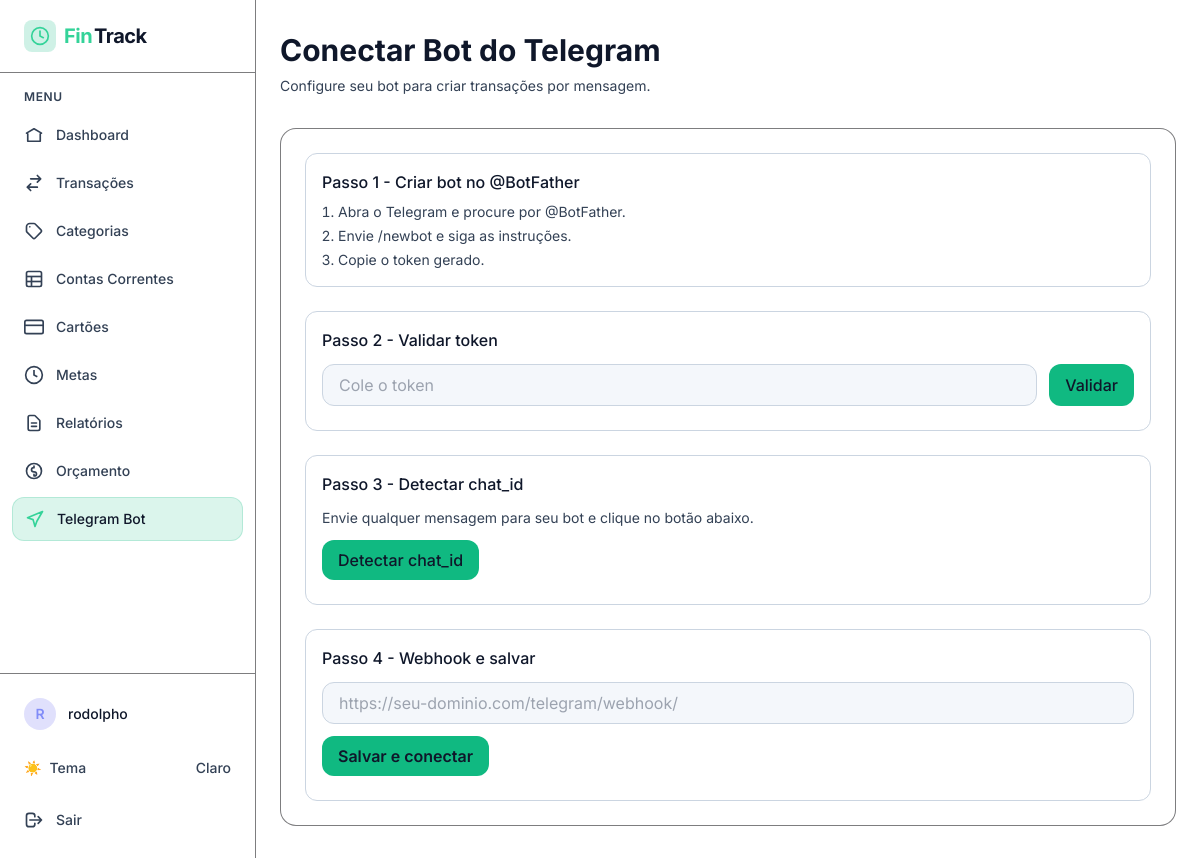
The page /telegram/configurar/ (signed in) on the database as committed earlier.
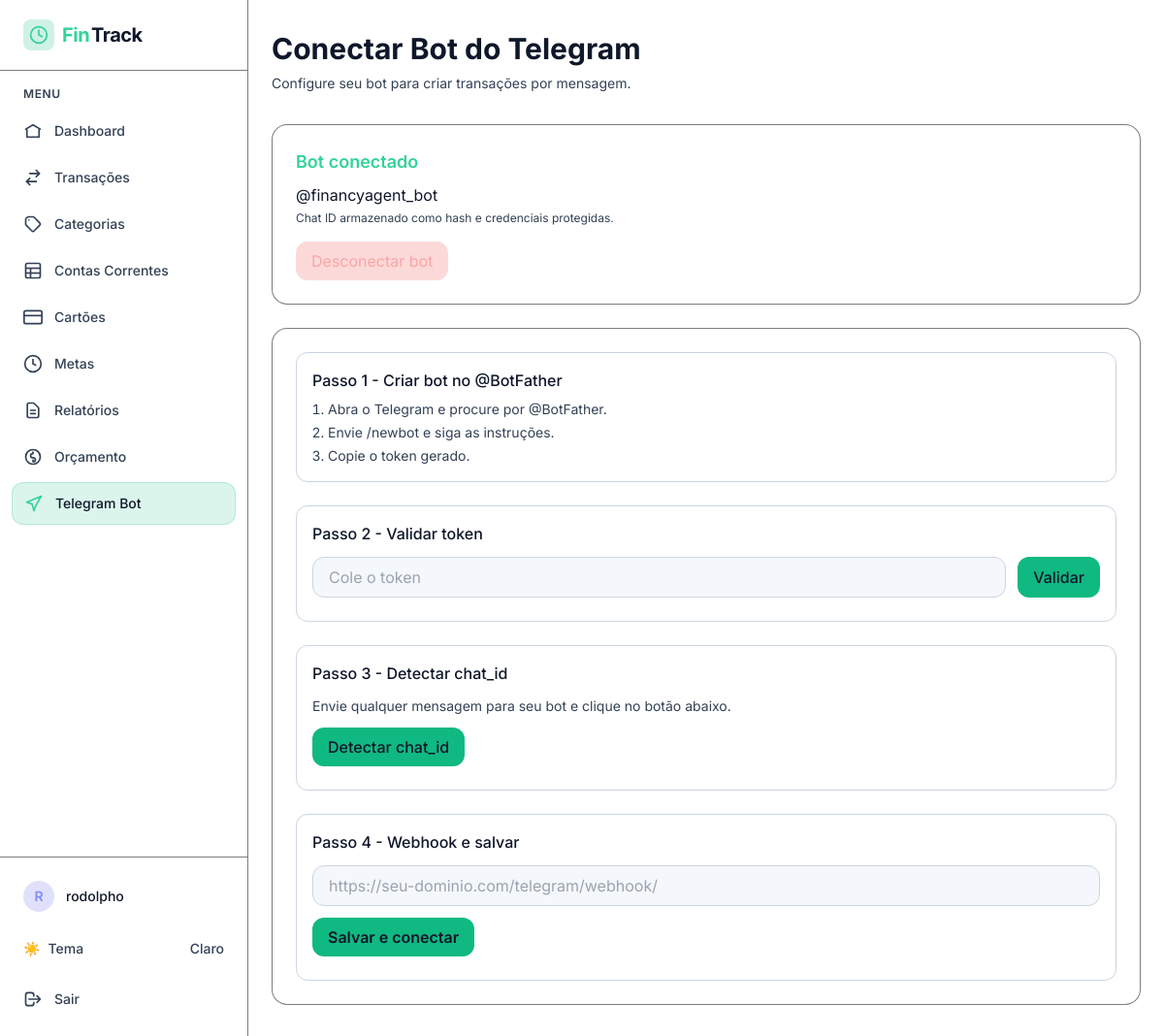
The same page on the database as committed later.
### telegram_bot/models.py (models this page shows, shortened)
class TelegramCredential(models.Model):
    user = models.OneToOneField(
        User,
        on_delete=models.CASCADE,
        related_name='telegram_config',
    )
    token_hash = models.CharField(max_length=64, db_index=True)
    token_encrypted = models.TextField()
    chat_id_hash = models.CharField(max_length=64, unique=True)
    chat_id_encrypted = models.TextField(blank=True, default='')
    bot_username = models.CharField(max_length=100, blank=True)
    ativo = models.BooleanField(default=False)
    created_at = models.DateTimeField(auto_now_add=True)
    updated_at = models.DateTimeField(auto_now=True)
    class Meta:
        verbose_name = 'Credencial Telegram'
        verbose_name_plural = 'Credenciais Telegram'

### telegram_bot/views.py (the view)
# urls.py: path('configurar/', views.TelegramConfigView.as_view(), name='configurar'),
class TelegramConfigView(LoginRequiredMixin, TemplateView):
    template_name = 'telegram_bot/configurar.html'
    def get_context_data(self, **kwargs):
        context = super().get_context_data(**kwargs)
        context['telegram_config'] = TelegramCredential.objects.filter(
            user=self.request.user
        ).first()
        return context

### telegram_bot/templates/telegram_bot/configurar.html (shortened to what this page needs)
{% extends 'base.html' %}
{% block content %}
  <div class="flex-1 px-4 py-6 md:px-6 md:py-8 w-full mx-auto">
    <header class="mb-8">
      <h1 class="text-2xl md:text-3xl font-bold text-zinc-100 mb-2">Conectar Bot do Telegram</h1>
      <p class="text-sm text-zinc-400">Configure seu bot para criar transações por mensagem.</p>
    </header>
    {% if telegram_config %}
      <section class="bg-zinc-950 rounded-2xl border border-zinc-800/60 p-6 mb-6">
        <h2 class="text-lg font-semibold text-emerald-400 mb-2">Bot conectado</h2>
        <p class="text-zinc-300 mb-1">@{{ telegram_config.bot_username }}</p>
        <p class="text-xs text-zinc-500 mb-4">Chat ID armazenado como hash e credenciais protegidas.</p>
        <button type="button" id="btn-disconnect" class="px-4 py-2 rounded-xl bg-red-500/20 text-red-300 hover:bg-red-500/30 transition-colors">Desconectar bot</button>
      </section>
    {% endif %}
    <section class="bg-zinc-950 rounded-2xl border border-zinc-800/60 p-6 space-y-6">
      <article class="border border-zinc-800 rounded-xl p-4">
        <h3 class="font-medium text-zinc-200 mb-2">Passo 1 - Criar bot no @BotFather</h3>
        <ol class="text-sm text-zinc-400 space-y-1 list-decimal pl-4">
          <li>Abra o Telegram e procure por @BotFather.</li>
          <li>Envie /newbot e siga as instruções.</li>
          <li>Copie o token gerado.</li>
        </ol>
      </article>
      <article class="border border-zinc-800 rounded-xl p-4">
        <h3 class="font-medium text-zinc-200 mb-3">Passo 2 - Validar token</h3>
        <div class="flex flex-col md:flex-row gap-3">
          <input id="bot-token" type="text" class="flex-1 rounded-xl bg-black border border-zinc-800 px-4 py-2 text-zinc-200" placeholder="Cole o token" />
          <button id="btn-validar" type="button" class="px-4 py-2 rounded-xl bg-emerald-500 text-white font-medium hover:bg-emerald-400">Validar</button>
        </div>
      </article>
      <article class="border border-zinc-800 rounded-xl p-4">
        <h3 class="font-medium text-zinc-200 mb-3">Passo 3 - Detectar chat_id</h3>
        <p class="text-sm text-zinc-400 mb-3">Envie qualquer mensagem para seu bot e clique no botão abaixo.</p>
        <button id="btn-chat-id" type="button" class="px-4 py-2 rounded-xl bg-emerald-500 text-white font-medium hover:bg-emerald-400">Detectar chat_id</button>
      </article>
      <article class="border border-zinc-800 rounded-xl p-4">
        <h3 class="font-medium text-zinc-200 mb-3">Passo 4 - Webhook e salvar</h3>
        <input id="webhook-url" type="text" class="w-full rounded-xl bg-black border border-zinc-800 px-4 py-2 text-zinc-200 mb-3" placeholder="https://seu-dominio.com/telegram/webhook/" />
        <button id="btn-salvar" type="button" class="px-4 py-2 rounded-xl bg-emerald-500 text-white font-semibold hover:bg-emerald-400">Salvar e conectar</button>
      </article>
    </section>
  </div>
{% endblock %}

Rows that differ between the two databases and show on the page:
added TelegramCredential: bot_username "financyagent_bot"
Other text that changed with them:
text now shown: "Bot conectado @ Chat ID armazenado como hash e credenciais protegidas. Desconectar bot"
